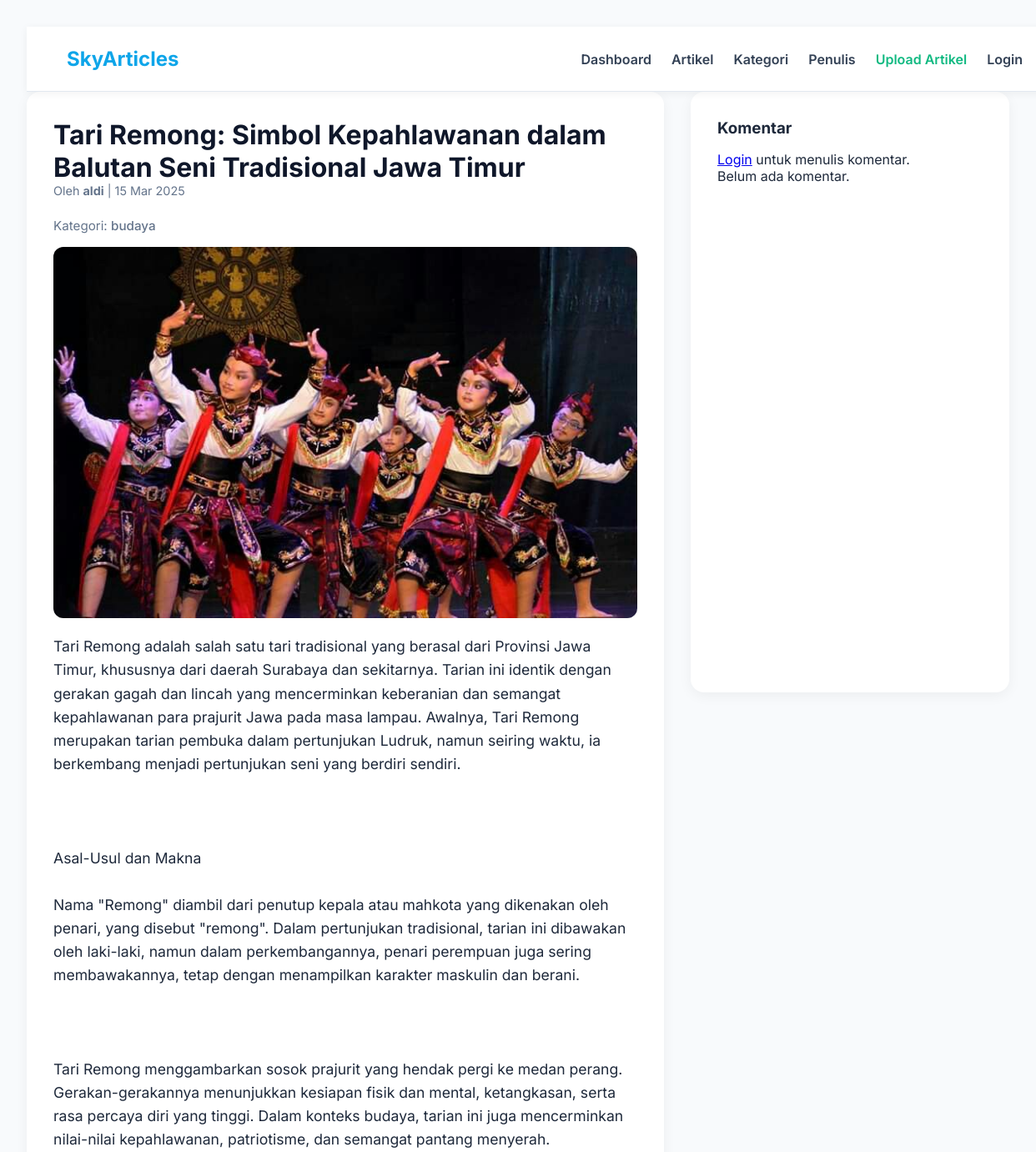
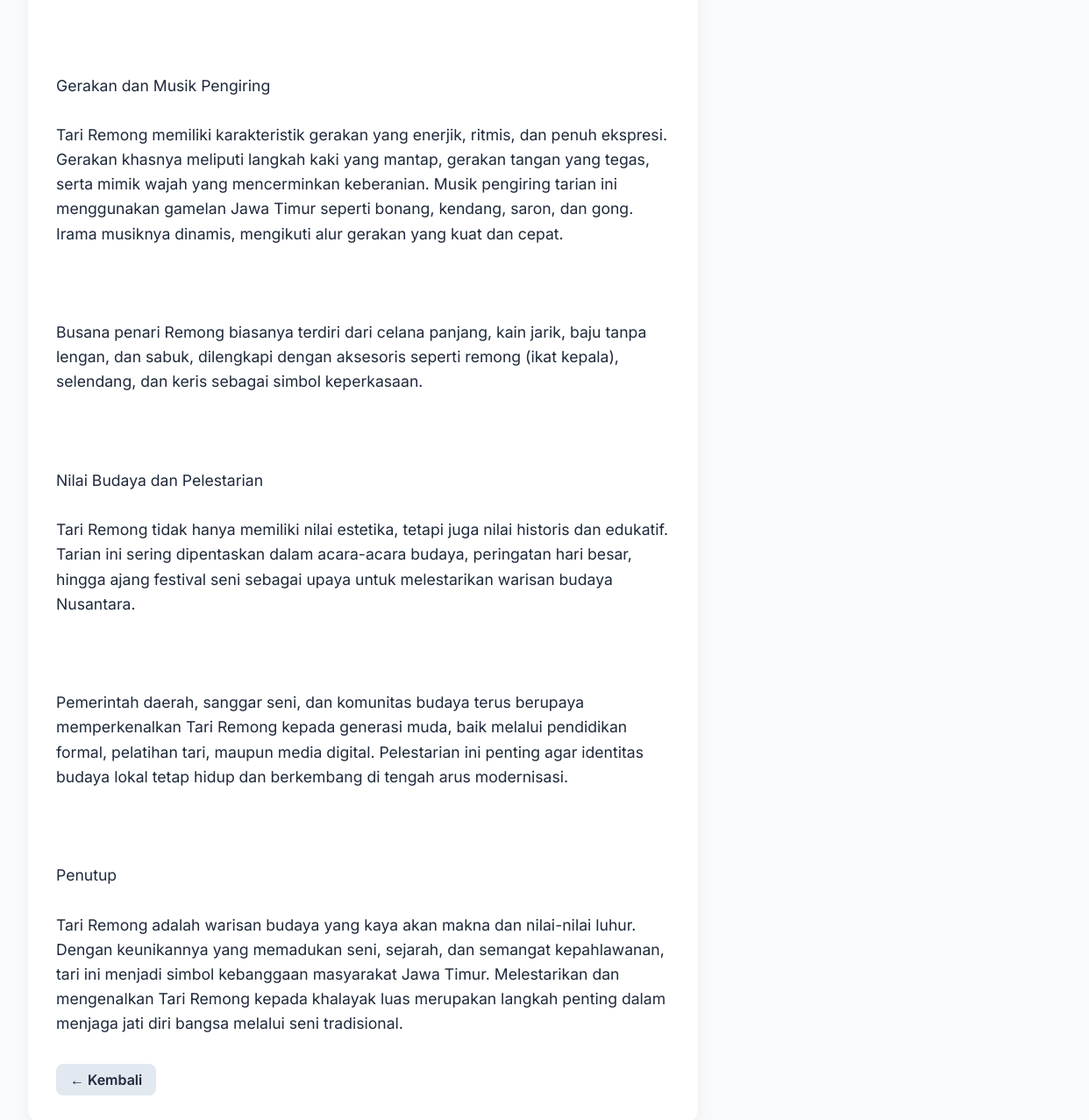
The page /uas_web/detail.php?id=6 on the database its author committed (2 pictures, top to bottom).
### tables this page shows
CREATE TABLE `article` (
  `id` int NOT NULL,
  `date` varchar(20) NOT NULL,
  `title` varchar(255) NOT NULL,
  `content` text NOT NULL,
  `picture` varchar(255) DEFAULT NULL
);

CREATE TABLE `author` (
  `id` int NOT NULL,
  `nickname` varchar(100) NOT NULL,
  `email` varchar(150) NOT NULL,
  `password` varchar(255) NOT NULL,
  `address` text,
  `phone` varchar(20) DEFAULT NULL,
  `country` varchar(100) DEFAULT NULL,
  `instagram` varchar(100) DEFAULT NULL,
  `role` enum('admin','penulis') DEFAULT 'penulis'
);

### uas_web/detail.php (the view, shortened to what this page needs)
<?php
require 'config.php';
include 'navbar.php';
$id = isset($_GET['id']) ? (int)$_GET['id'] : 0;
$stmt = $conn->prepare("
  SELECT a.id, a.title, a.date, a.content, a.picture, au.nickname
  FROM article a
  JOIN article_author aa ON a.id = aa.article_id
  JOIN author au ON aa.author_id = au.id
  WHERE a.id = ?
");
$stmt->bind_param("i", $id);
$stmt->execute();
$result = $stmt->get_result();
$article = $result->fetch_assoc();
$stmt_cat = $conn->prepare("
  SELECT c.name
  FROM category c
  JOIN article_category ac ON c.id = ac.category_id
  WHERE ac.article_id = ?
");
$stmt_cat->bind_param("i", $id);
$stmt_cat->execute();
$res_cat = $stmt_cat->get_result();
$kategori_list = [];
while ($row = $res_cat->fetch_assoc()) {
  $kategori_list[] = $row['name'];
}
$stmt_komen = $conn->prepare("SELECT c.content, c.created_at, a.nickname
                              FROM comment c
                              JOIN author a ON c.author_id = a.id
                              WHERE c.article_id = ?
                              ORDER BY c.created_at DESC");
$stmt_komen->bind_param("i", $id);
$stmt_komen->execute();
$komen_result = $stmt_komen->get_result();
?>
<!DOCTYPE html>
<html lang="id">
<head>
    <link rel="stylesheet" href="css/detail.css">
</head>
<body>
<div class="container">
    <div class="article">
        <div class="article-title"><?= htmlspecialchars($article['title']) ?></div>
       <div class="article-meta">
  Oleh <strong><?= htmlspecialchars($article['nickname']) ?></strong> |
  <?= date("d M Y", strtotime($article['date'])) ?>
</div>
<?php if (!empty($kategori_list)): ?>
  <div style="margin: 0.3rem 0 1rem 0; color: #64748b; font-size: 0.95rem;">
    Kategori:
    <?php foreach ($kategori_list as $i => $kategori): ?>
      <span style="font-weight: 500;"><?= htmlspecialchars($kategori) ?></span><?= $i < count($kategori_list) - 1 ? ', ' : '' ?>
    <?php endforeach; ?>
  </div>
<?php endif; ?>
        <img src="uploads/<?= htmlspecialchars($article['picture'] ?? 'default.jpg') ?>" alt="Gambar Artikel" style="max-width: 100%; border-radius: 12px; margin-bottom: 1rem;">
        <div class="article-content"><?= nl2br(htmlspecialchars($article['content'])) ?></div>
        <div class="btn-group">
            <a href="index.php" class="btn">← Kembali</a>
        </div>
    </div>
    <div class="komentar">
        <h3 style="margin-bottom: 1rem;">Komentar</h3>
        <?php if (isset($_SESSION['author_id'])): ?>
            <form method="POST" style="margin-bottom: 1.5rem;">
                <textarea name="komentar" placeholder="Tulis komentar..." rows="3" required></textarea>
                <button type="submit">Kirim</button>
            </form>
        <?php else: ?>
            <p><a href="login.php">Login</a> untuk menulis komentar.</p>
        <?php endif; ?>
        <?php if ($komen_result->num_rows > 0): ?>
            <?php while ($komen = $komen_result->fetch_assoc()): ?>
                <div style="margin-bottom: 1rem; border-bottom: 1px solid #e2e8f0; padding-bottom: 0.8rem;">
                    <strong><?= htmlspecialchars($komen['nickname']) ?></strong>
                    <div style="font-size: 0.85rem; color: #64748b;">
                        <?= date("d M Y H:i", strtotime($komen['created_at'])) ?>
                    </div>
                    <div style="margin-top: 0.5rem;">
                        <?= nl2br(htmlspecialchars($komen['content'])) ?>
                    </div>
                </div>
            <?php endwhile; ?>
        <?php else: ?>
            <p>Belum ada komentar.</p>
        <?php endif; ?>
    </div>
</div>
</body>
</html>

### uas_web/css/detail.css (style rules this page uses)
body { font-family: 'Inter', sans-serif; background: #f8fafc; color: #1e293b; margin: 0; padding: 2rem; }
.container { display: flex; flex-wrap: wrap; gap: 2rem; }
.article, .komentar { background: white; padding: 2rem; border-radius: 16px; box-shadow: 0 4px 16px rgba(0,0,0,0.05); }
.article { flex: 2 1 600px; }
.komentar { flex: 1 1 300px; max-height: 90vh; overflow-y: auto; }
.article-title { font-size: 2rem; font-weight: bold; color: #0f172a; }
.article-meta { color: #64748b; font-size: 0.9rem; margin-bottom: 1.5rem; }
.article-content { font-size: 1.1rem; line-height: 1.6; white-space: pre-wrap; }
.btn-group { margin-top: 2rem; }
.btn { display: inline-block; background: #e2e8f0; color: #1e293b; padding: 0.5rem 1rem; border-radius: 8px; text-decoration: none; font-weight: 600; margin-right: 0.5rem; }

### uas_web/navbar.php (style rules this page uses)
* { margin: 0; padding: 0; box-sizing: border-box; font-family: 'Inter', sans-serif; }

### rows shown on the page
article: title "Tari Remong: Simbol Kepahlawanan dalam Balutan Seni Tradisional Jawa Timur", author.nickname "aldi", date "15 Mar 2025", picture (picture), content "Tari Remong adalah salah satu tari tradisional yang berasal dari Provinsi Jawa Timur, khususnya dari daerah Surabaya dan sekitarnya. Tarian ini identik dengan gerakan gagah dan lincah yang mencerminkan keberanian dan semangat kepahlawanan para prajurit Jawa pada masa lampau. Awalnya, Tari Remong merupakan tarian pembuka dalam pertunjukan Ludruk, namun seiring waktu, ia berkembang menjadi pertunjukan seni yang berdiri sendiri. Asal-Usul dan Makna Nama \"Remong\" diambil dari penutup kepala atau mahkota yang dikenakan oleh penari, yang disebut \"remong\". Dalam pertunjukan tradisional, tarian ini dibawakan oleh laki-laki, namun dalam perkembangannya, penari perempuan juga sering membawakannya,…"

### other values the page prints
$kategori "budaya"
